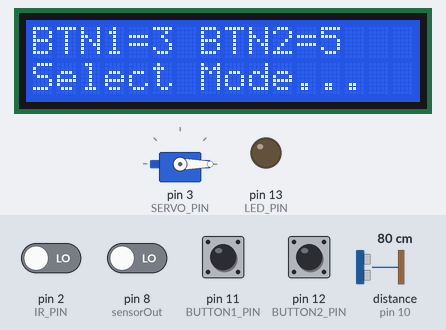
The sketch below on a simulated Arduino Uno, built with avr-gcc and run on an emulated ATmega328P. Shown: servo, 16×2 character LCD, output pins drawn as LEDs (lit = HIGH). Wiring (inferred from the names in the program): ultrasonic range finder: trigger pin 9; echo pin 10. Inputs (shaded band) come from the test bench; at power-on: pin 11 (BUTTON1_PIN), pin 12 (BUTTON2_PIN) HIGH, pin 2 (IR_PIN), pin 8 (sensorOut) LOW, distance to the obstacle (sensor on pin 10) 80 cm. The echo pulse lasts 58.3 µs per cm; pins used as bus, display or sensor lines are not drawn; what the sketch prints to the serial monitor is not drawn.

Above: at 2.1 s.
2.2 s: pin 11 (BUTTON1_PIN) pulled LOW for 0.15 s
At 3.6 s:
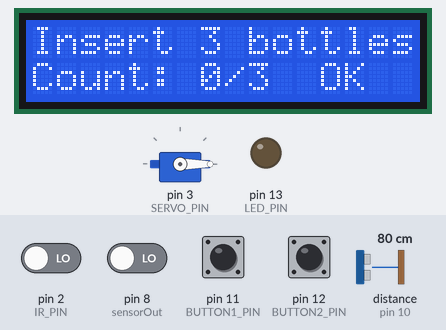
3.9 s: distance to the obstacle (sensor on pin 10) set to 12 cm
6.9 s: distance to the obstacle (sensor on pin 10) set to 9 cm
At 9.2 s:
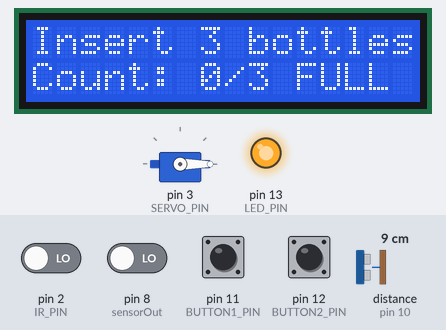
9.5 s: pin 12 (BUTTON2_PIN) pulled LOW for 1 s
At 10.2 s:
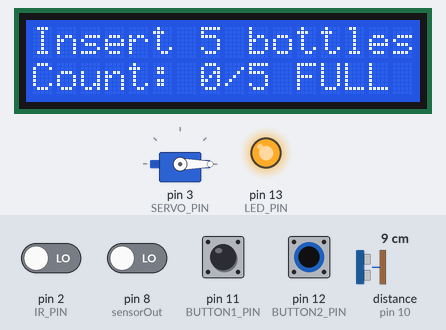
12.0 s: distance to the obstacle (sensor on pin 10) set to 18 cm
At 12.6 s:
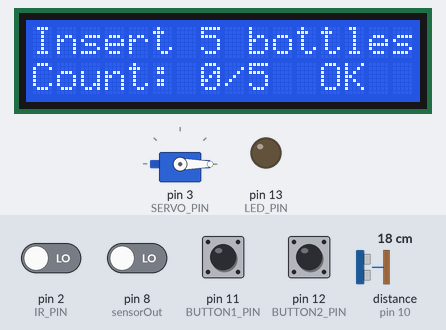
13.7 s: distance to the obstacle (sensor on pin 10) set to 2 cm
At 16.4 s:
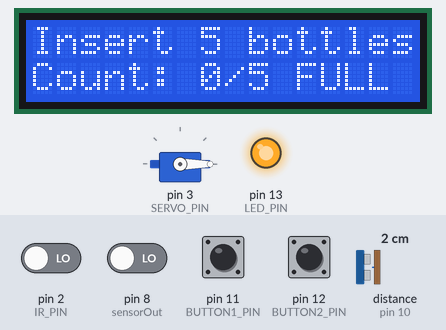
Timing chart, 0 to 17.5 s (numbered marks = the images above; inputs shaded):
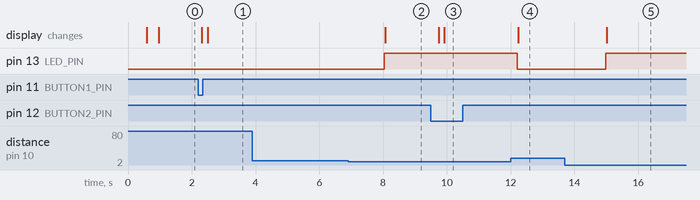

The sketch:

Test7.ino
```cpp
#include <Wire.h>
#include <LiquidCrystal_I2C.h>
#include <Servo.h>

// LCD
LiquidCrystal_I2C lcd(0x27, 16, 2);

// MG996R Servo Motor
Servo rejectServo;
const int SERVO_PIN = 3;
const int SERVO_REJECT_ANGLE = 90;  // MG996R works better at 90 degrees
const int SERVO_DEFAULT_ANGLE = 0;

// Button Pins
const int BUTTON1_PIN = 11;  // Button for 3 bottles
const int BUTTON2_PIN = 12;  // Button for 5 bottles

// Button variables
bool button1State = HIGH;
bool button2State = HIGH;
bool lastButton1State = HIGH;
bool lastButton2State = HIGH;
unsigned long lastDebounceTime1 = 0;
unsigned long lastDebounceTime2 = 0;
const unsigned long DEBOUNCE_DELAY = 50;

// IR + Ultrasonic Pins
const int IR_PIN = 2;
const int TRIG_PIN = 9;
const int ECHO_PIN = 10;
const int LED_PIN = 13;

// TCS3200 color sensor pins
#define S0 4
#define S1 5
#define S2 6
#define S3 7
#define sensorOut 8

int redFreq, greenFreq, blueFreq;

// Bottle Counter
int bottleCount = 0;
int lastIRReading = HIGH;
int currentIRReading = HIGH;
unsigned long lastCountTime = 0;
const unsigned long COUNT_DELAY = 1000;
int lastDisplayedCount = -1;

// Target bottle count and completion status
int TARGET_BOTTLES = 3;  // Default to 3 bottles
bool taskCompleted = false;
unsigned long completionTime = 0;
bool systemReady = false;  // Flag to check if mode is selected

// Level Check
bool lastContainerStatus = false;
unsigned long lastLevelCheck = 0;
const unsigned long LEVEL_CHECK_INTERVAL = 500;
const float CONTAINER_HEIGHT = 20.0;
const float FULL_THRESHOLD = 10.0;

const int READINGS_TO_AVERAGE = 3;
float distanceReadings[READINGS_TO_AVERAGE];
int readingIndex = 0;

// Color Detection
String colorStatus = "CHECKING";
bool shouldCount = true; // Flag to control counting based on color
unsigned long servoActionTime = 0;
unsigned long servoDelayTime = 0;
bool servoActive = false;
bool servoDelaying = false;
bool isRejecting = false; // Flag to show rejection status on LCD
bool isDispensing = false; // Flag to show dispensing status on LCD
const unsigned long SERVO_DELAY_DURATION = 2000; // 2 seconds delay before servo activates
const unsigned long SERVO_ACTIVE_DURATION = 4000; // MG996R stays at angle for 4 seconds (longer for stronger servo)

void setup() {
  Serial.begin(9600);

  // Button setup
  pinMode(BUTTON1_PIN, INPUT_PULLUP);
  pinMode(BUTTON2_PIN, INPUT_PULLUP);

  // IR & Ultrasonic
  pinMode(IR_PIN, INPUT);
  pinMode(TRIG_PIN, OUTPUT);
  pinMode(ECHO_PIN, INPUT);
  pinMode(LED_PIN, OUTPUT);

  // Color sensor
  pinMode(S0, OUTPUT);
  pinMode(S1, OUTPUT);
  pinMode(S2, OUTPUT);
  pinMode(S3, OUTPUT);
  pinMode(sensorOut, INPUT);
  digitalWrite(S0, HIGH);
  digitalWrite(S1, LOW);

  // MG996R Servo Motor
  rejectServo.attach(SERVO_PIN);
  rejectServo.write(SERVO_DEFAULT_ANGLE); // Start at default position
  delay(500); // Give servo time to reach position

  // LCD
  lcd.init();
  lcd.backlight();
  lcd.setCursor(0, 0);
  lcd.print("ECOBOT Ready");
  lcd.setCursor(0, 1);
  lcd.print("Select Mode...");

  for (int i = 0; i < READINGS_TO_AVERAGE; i++) {
    distanceReadings[i] = getSingleUltrasonicReading();
    delay(100);
  }

  Serial.println("System Ready - Please select mode:");
  Serial.println("Button 1: 3 bottles mode");
  Serial.println("Button 2: 5 bottles mode");
}

void loop() {
  handleButtonInput();

  if (systemReady) {
    detectColor();
    handleBottleCounting();
    checkContainerLevel();
    handleServoMovement();
  }

  updateLCD();
  delay(50);
}

void handleButtonInput() {
  // Handle Button 1 (3 bottles mode)
  bool reading1 = digitalRead(BUTTON1_PIN);
  if (reading1 != lastButton1State) {
    lastDebounceTime1 = millis();
  }

  if ((millis() - lastDebounceTime1) > DEBOUNCE_DELAY) {
    if (reading1 != button1State) {
      button1State = reading1;
      if (button1State == LOW && !taskCompleted) { // Button pressed
        TARGET_BOTTLES = 3;
        systemReady = true;
        bottleCount = 0; // Reset count
        taskCompleted = false;
        Serial.println("Mode Selected: 3 BOTTLES");
        lcd.clear();
      }
    }
  }
  lastButton1State = reading1;

  // Handle Button 2 (5 bottles mode)
  bool reading2 = digitalRead(BUTTON2_PIN);
  if (reading2 != lastButton2State) {
    lastDebounceTime2 = millis();
  }

  if ((millis() - lastDebounceTime2) > DEBOUNCE_DELAY) {
    if (reading2 != button2State) {
      button2State = reading2;
      if (button2State == LOW && !taskCompleted) { // Button pressed
        TARGET_BOTTLES = 5;
        systemReady = true;
        bottleCount = 0; // Reset count
        taskCompleted = false;
        Serial.println("Mode Selected: 5 BOTTLES");
        lcd.clear();
      }
    }
  }
  lastButton2State = reading2;
}

void detectColor() {
  // Read RED frequency
  digitalWrite(S2, LOW); digitalWrite(S3, LOW);
  redFreq = pulseIn(sensorOut, LOW, 50000); // Add timeout for stability

  // Read GREEN frequency
  digitalWrite(S2, HIGH); digitalWrite(S3, HIGH);
  greenFreq = pulseIn(sensorOut, LOW, 50000);

  // Read BLUE frequency
  digitalWrite(S2, LOW); digitalWrite(S3, HIGH);
  blueFreq = pulseIn(sensorOut, LOW, 50000);

  // Color detection logic - lower frequency means stronger color
  // Detect GREEN (reject bottle - don't reset counter during counting)
  if (greenFreq < redFreq && greenFreq < blueFreq && greenFreq > 0) {
    colorStatus = "GREEN-REJECT";
    shouldCount = false;

    // Only reset counter if no bottles have been inserted yet
    // During counting process, just reject without resetting
    if (bottleCount == 0) {
      Serial.println("GREEN DETECTED - Not counting green bottles");
    } else {
      Serial.println("GREEN DETECTED during counting - REJECTING bottle, maintaining count");
    }

    // Activate servo to reject the bottle
    activateRejectServo();
  }
  // Detect BLUE (accept bottle)
  else if (blueFreq < redFreq && blueFreq < greenFreq && blueFreq > 0) {
    colorStatus = "BLUE-ACCEPT";
    shouldCount = true; // Count blue bottles
    isRejecting = false; // Clear rejection status
  }
  // Other colors or no clear detection
  else {
    colorStatus = "OTHER";
    shouldCount = false; // Don't count other colors by default
    isRejecting = false; // Clear rejection status
  }
}

void handleBottleCounting() {
  currentIRReading = digitalRead(IR_PIN);

  // Only count if:
  // 1. IR sensor detects transition (object passes)
  // 2. Color sensor says we should count (blue detected)
  // 3. Enough time has passed since last count
  if (currentIRReading == LOW && lastIRReading == HIGH &&
      shouldCount &&
      (millis() - lastCountTime) > COUNT_DELAY) {
    bottleCount++;
    lastCountTime = millis();

    // Activate servo when count reaches 3 or 5
    if (bottleCount == 3 || bottleCount == 5) {
      activateDispenseServo();
      Serial.print("COUNT MILESTONE REACHED: ");
      Serial.print(bottleCount);
      Serial.println(" bottles - Activating MG996R servo...");
    }

    // Check if target is reached for completion
    if (bottleCount >= TARGET_BOTTLES) {
      taskCompleted = true;
      completionTime = millis();
      Serial.print("TARGET REACHED (");
      Serial.print(TARGET_BOTTLES);
      Serial.println(" bottles) - Thank you for using ECOBOT!");
    }

    // Print debug info
    Serial.print("Bottle counted! Color: ");
    Serial.print(colorStatus);
    Serial.print(", Total count: ");
    Serial.print(bottleCount);
    Serial.print("/");
    Serial.println(TARGET_BOTTLES);
  }

  lastIRReading = currentIRReading;
}

void checkContainerLevel() {
  if (millis() - lastLevelCheck < LEVEL_CHECK_INTERVAL) return;

  float distance = getStableUltrasonicDistance();
  bool isFull;

  if (lastContainerStatus) {
    isFull = (distance <= FULL_THRESHOLD + 1.0 && distance > 0);
  } else {
    isFull = (distance <= FULL_THRESHOLD && distance > 0);
  }

  digitalWrite(LED_PIN, isFull ? HIGH : LOW);
  lastContainerStatus = isFull;
  lastLevelCheck = millis();
}

float getStableUltrasonicDistance() {
  float newReading = getSingleUltrasonicReading();
  if (newReading > 0) {
    distanceReadings[readingIndex] = newReading;
    readingIndex = (readingIndex + 1) % READINGS_TO_AVERAGE;

    float sum = 0;
    for (int i = 0; i < READINGS_TO_AVERAGE; i++) sum += distanceReadings[i];
    return sum / READINGS_TO_AVERAGE;
  }
  return -1;
}

float getSingleUltrasonicReading() {
  digitalWrite(TRIG_PIN, LOW);
  delayMicroseconds(2);
  digitalWrite(TRIG_PIN, HIGH);
  delayMicroseconds(10);
  digitalWrite(TRIG_PIN, LOW);

  unsigned long duration = pulseIn(ECHO_PIN, HIGH, 30000);
  if (duration == 0) return -1;
  float distance = (duration * 0.0343) / 2;
  return (distance < 1 || distance > 400) ? -1 : distance;
}

void updateLCD() {
  if (!systemReady) {
    // Display mode selection
    lcd.setCursor(0, 0);
    lcd.print("BTN1=3 BTN2=5   ");
    lcd.setCursor(0, 1);
    lcd.print("Select Mode...  ");
  } else if (taskCompleted && !isDispensing && !servoDelaying && !servoActive) {
    // Display thank you message when task is completed and servo action is done
    lcd.setCursor(0, 0);
    lcd.print("Thank you for   ");
    lcd.setCursor(0, 1);
    lcd.print("using ECOBOT!   ");
  } else if (isDispensing || (servoDelaying || servoActive)) {
    // Display dispensing message when servo is active (at count 3 or 5)
    lcd.setCursor(0, 0);
    lcd.print("Count: ");
    lcd.print(bottleCount);
    lcd.print(" reached!");
    lcd.setCursor(0, 1);
    lcd.print("Dispensing...   ");
  } else if (isRejecting || (colorStatus == "GREEN-REJECT" && (servoDelaying || servoActive))) {
    // Display rejection message when green bottle is detected
    lcd.setCursor(0, 0);
    lcd.print("GREEN BOTTLE    ");
    lcd.setCursor(0, 1);
    lcd.print("REJECTED!       ");
  } else {
    // Display instruction and current count
    lcd.setCursor(0, 0);
    lcd.print("Insert ");
    lcd.print(TARGET_BOTTLES);
    lcd.print(" bottles");

    lcd.setCursor(0, 1);
    lcd.print("Count: ");
    lcd.print(bottleCount);
    lcd.print("/");
    lcd.print(TARGET_BOTTLES);
    lcd.print(" ");

    // Show container status
    lcd.setCursor(11, 1);
    lcd.print(lastContainerStatus ? "FULL" : " OK ");
  }
}

void activateRejectServo() {
  if (!servoActive && !servoDelaying) {
    servoDelayTime = millis();
    servoDelaying = true;
    isRejecting = true; // Set rejection flag for LCD display
    Serial.println("GREEN DETECTED - Starting 2 second delay before MG996R servo activation...");
  }
}

void activateDispenseServo() {
  if (!servoActive && !servoDelaying) {
    servoDelayTime = millis();
    servoDelaying = true;
    isDispensing = true; // Set dispensing flag for LCD display
    Serial.print("MILESTONE REACHED (");
    Serial.print(bottleCount);
    Serial.println(" bottles) - Starting 2 second delay before MG996R servo activation...");
  }
}

void handleServoMovement() {
  // Handle delay before servo activation
  if (servoDelaying && (millis() - servoDelayTime) >= SERVO_DELAY_DURATION) {
    // 2 seconds delay completed, now activate servo
    rejectServo.write(SERVO_REJECT_ANGLE); // Rotate to 90 degrees (better for MG996R)
    servoActionTime = millis();
    servoActive = true;
    servoDelaying = false;

    if (isDispensing) {
      Serial.print("MG996R SERVO ACTIVATED - Dispensing at count ");
      Serial.print(bottleCount);
      Serial.println("!");
    } else {
      Serial.println("MG996R SERVO ACTIVATED - Rejecting GREEN bottle!");
    }
  }

  // Return servo to default position after specified duration
  if (servoActive && (millis() - servoActionTime) >= SERVO_ACTIVE_DURATION) {
    rejectServo.write(SERVO_DEFAULT_ANGLE); // Return to 0 degrees
    servoActive = false;
    isRejecting = false; // Clear rejection flag
    isDispensing = false; // Clear dispensing flag

    if (taskCompleted) {
      Serial.println("MG996R SERVO RETURNED - Dispensing complete!");
      // Optional: Reset system for next use
      // Uncomment the lines below if you want to automatically reset after completion
      // systemReady = false;
      // taskCompleted = false;
      // bottleCount = 0;
    } else {
      Serial.println("MG996R SERVO RETURNED to default position");
    }
  }
}
```

Measured:
- the behaviour switches between 11 and 10 cm on distance to the obstacle (sensor on pin 10) (found by bisection; images 1 and 2)
- after the input at 2.2 s, the display: first changes after 0.11 s (image 1 shows a later state)
- after the input at 3.9 s, every drawn part: stays the same
- after the input at 6.9 s, pin 13 (LED_PIN): LOW → HIGH after 1.1 s; the display: changes after 1.2 s (image 2)
- after the input at 9.5 s, the display: first changes after 0.24 s (image 3 shows a later state)
- after the input at 12.0 s, pin 13 (LED_PIN): HIGH → LOW after 0.21 s; the display: changes after 0.24 s (image 4)
- after the input at 13.7 s, pin 13 (LED_PIN): LOW → HIGH after 1.3 s; the display: changes after 1.3 s (image 5)
